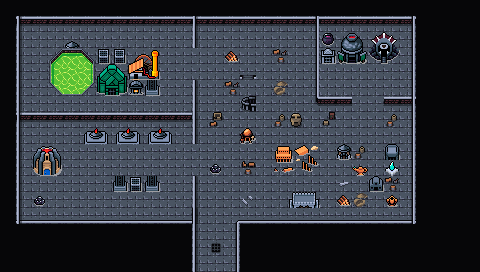

Tiled map render using the project's own tile images. Description and the map definition, with tile-layer contents summarised, below:
An orthogonal 30x17 tile map with 16x16 px tiles, 5 tile layers (Collision, Floor, Walls, Walls Supplementary, ...), 2 tilesets and 23 objects.

<map version="1.10" tiledversion="1.10.1" orientation="orthogonal" renderorder="right-down" width="30" height="17" tilewidth="16" tileheight="16" infinite="0" nextlayerid="9" nextobjectid="88">
 <editorsettings>
  <export target="wastetown..tmx" format="tmx" />
 </editorsettings>
 <tileset firstgid="1" source="../../../../common/maps/tileset/main.tsx" />
 <tileset firstgid="10113" source="../../../../common/maps/tileset/buildings.tsx" />
 <layer id="6" name="Collision" width="30" height="17">
  <data>[510 cells, 168 non-empty, 17 distinct tile ids]</data>
 </layer>
 <layer id="7" name="Floor" width="30" height="17">
  <data>[510 cells, 510 non-empty, 2 distinct tile ids]</data>
 </layer>
 <layer id="2" name="Walls" width="30" height="17">
  <data>[510 cells, 276 non-empty, 9 distinct tile ids]</data>
 </layer>
 <layer id="8" name="Walls Supplementary" width="30" height="17">
  <data>[510 cells, 20 non-empty, 11 distinct tile ids]</data>
 </layer>
 <layer id="3" name="Clutter" width="30" height="17">
  <properties>
   <property name="spriteLayer" type="bool" value="true" />
  </properties>
  <data>[510 cells, 72 non-empty, 57 distinct tile ids]</data>
 </layer>
 <objectgroup id="4" name="Objects">
  <object id="38" template="../../../../common/maps/obj/entry_up.tx" x="192" y="270.665" width="48" height="16">
   <properties>
    <property name="teleport" value="" />
   </properties>
  </object>
  <object id="50" template="../../../../common/maps/obj/enemy.tx" x="112.181" y="166.351">
   <properties>
    <property name="enemy" value="Apprentice Red Wizard" />
    <property name="threatRange" type="int" value="60" />
    <property name="waypoints" value="79,78" />
   </properties>
  </object>
  <object id="62" template="../../../../common/maps/obj/gold.tx" x="21.1853" y="40.0443" />
  <object id="65" template="../../../../common/maps/obj/gold.tx" x="321.724" y="170.529" />
  <object id="66" template="../../../../common/maps/obj/gold.tx" x="25.3334" y="144" />
  <object id="67" template="../../../../common/maps/obj/enemy.tx" x="214.171" y="208.358">
   <properties>
    <property name="enemy" value="Clay Golem" />
    <property name="threatRange" type="int" value="30" />
   </properties>
  </object>
  <object id="68" template="../../../../common/maps/obj/enemy.tx" x="88.678" y="42.5046">
   <properties>
    <property name="enemy" value="Golem" />
    <property name="threatRange" type="int" value="60" />
    <property name="waypoints" value="82,85,86,87" />
   </properties>
  </object>
  <object id="69" template="../../../../common/maps/obj/enemy.tx" x="360.086" y="110.375">
   <properties>
    <property name="enemy" value="Apprentice Blue Wizard" />
    <property name="threatRange" type="int" value="30" />
    <property name="waypoints" value="83,81,83,84" />
   </properties>
  </object>
  <object id="72" template="../../../../common/maps/obj/gold.tx" x="392.667" y="81.3333" />
  <object id="74" template="../../../../common/maps/obj/booster.tx" x="27.5" y="107.5">
   <properties>
    <property name="reward">[
  {
    "editions": [ "ATQ" ],
    "type": "card",
    "count": 10,
    "rarity": [ "Common" ]
  },
  {
    "editions": [ "ATQ" ],
    "type": "card",
    "count": 3,
    "rarity": [ "Uncommon" ]
  },
  {
    "editions": [ "ATQ" ],
    "type": "card",
    "count": 1,
    "rarity": [ "Rare", "Mythic Rare" ]
  }
]
</property>
   </properties>
  </object>
  <object id="75" template="../../../../common/maps/obj/treasure.tx" x="171.5" y="215.5">
   <properties>
    <property name="reward">[{
  "type": "randomCard",
  "count": 1,
  "rarity": [ "rare", "mythic rare" ],
  "colors": [ "colorID" ]
},{
  "type": "randomCard",
  "count": 4,
  "rarity": [ "uncommon" ],
  "addMaxCount": 2
}]</property>
    <property name="spawn.Hard" type="bool" value="false" />
   </properties>
  </object>
  <object id="76" template="../../../../common/maps/obj/manashards.tx" x="289.333" y="52" />
  <object id="77" template="../../../../common/maps/obj/manashards.tx" x="324" y="83.3333" />
  <object id="78" template="../../../../common/maps/obj/waypoint.tx" x="67.3333" y="170.667" />
  <object id="79" template="../../../../common/maps/obj/waypoint.tx" x="171.333" y="168" />
  <object id="80" template="../../../../common/maps/obj/waypoint.tx" x="282" y="76.6667" />
  <object id="81" template="../../../../common/maps/obj/waypoint.tx" x="290.667" y="138" />
  <object id="82" template="../../../../common/maps/obj/waypoint.tx" x="176.833" y="41.5" />
  <object id="83" template="../../../../common/maps/obj/waypoint.tx" x="361.333" y="136.667" />
  <object id="84" template="../../../../common/maps/obj/waypoint.tx" x="361" y="86" />
  <object id="85" template="../../../../common/maps/obj/waypoint.tx" x="165" y="109.5" />
  <object id="86" template="../../../../common/maps/obj/waypoint.tx" x="30" y="103.5" />
  <object id="87" template="../../../../common/maps/obj/waypoint.tx" x="23" y="45.5" />
 </objectgroup>
</map>
